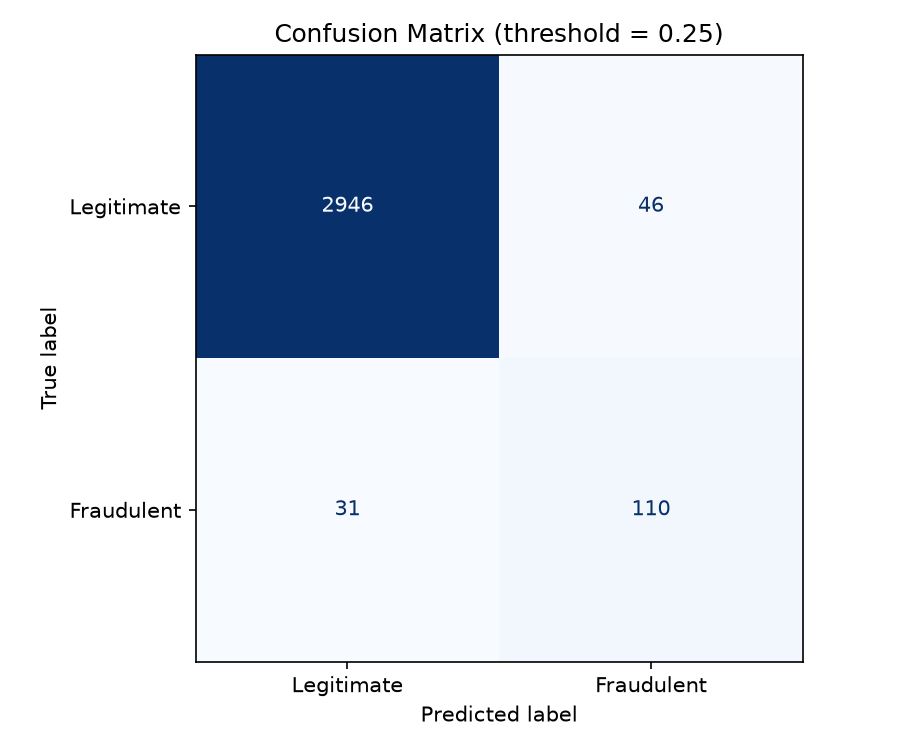

The Python source for this figure:
"""
Generate a confusion matrix for the current trained model, at whatever
threshold you're using in the app (default 0.25).

Run locally:
    pip install matplotlib seaborn
    python confusion_matrix.py
"""

import os
import numpy as np
import pandas as pd
import joblib
import matplotlib.pyplot as plt
import seaborn as sns
from scipy.sparse import hstack, csr_matrix
from sklearn.model_selection import train_test_split
from sklearn.metrics import confusion_matrix, ConfusionMatrixDisplay, precision_score, recall_score, f1_score, classification_report

# ---------- Paths resolved relative to THIS script's location ----------
SCRIPT_DIR = os.path.dirname(os.path.abspath(__file__))
MODELS_DIR = os.path.join(SCRIPT_DIR, "..", "models")          # adjust if needed
DATA_PATH = os.path.join(SCRIPT_DIR, "..", "processed_data", "preprocessed_cleaned.csv")  # adjust if needed

# ---------- Threshold to evaluate at (match your app's current setting) ----------
THRESHOLD = 0.25

# ---------- MUST exactly match train_model.py / backend.py, same order ----------
RED_FLAG_PHRASES = [
    "wire transfer", "processing fee", "no experience needed",
    "send your bank", "western union", "money gram", "registration fee",
    "starter kit", "upfront payment", "click this link", "urgent hiring",
    "work from home no interview", "guaranteed income", "easy money",
    "personal email", "whatsapp", "telegram", "social security number",
    "credit card", "gift card",
]

def red_flag_features(text: str) -> list:
    lower = text.lower()
    return [1 if phrase in lower else 0 for phrase in RED_FLAG_PHRASES]

# ---------- Load data the SAME way train_model.py did ----------
df = pd.read_csv(DATA_PATH)
X = df["combined_text"]
y = df["fraudulent"]

X_train, X_test, y_train, y_test = train_test_split(
    X, y, test_size=0.2, stratify=y, random_state=42
)

# ---------- Load saved pipeline ----------
tfidf = joblib.load(os.path.join(MODELS_DIR, "tfidf_vectorizer.joblib"))
model = joblib.load(os.path.join(MODELS_DIR, "xgb_model.joblib"))

# ---------- Build the SAME combined feature vector the model was trained on ----------
X_test_tfidf = tfidf.transform(X_test)
X_test_flags = np.array([red_flag_features(t) for t in X_test])
X_test_combined = hstack([X_test_tfidf, csr_matrix(X_test_flags)])

probs = model.predict_proba(X_test_combined)[:, 1]
preds = (probs >= THRESHOLD).astype(int)

# ---------- Confusion matrix ----------
cm = confusion_matrix(y_test, preds)
tn, fp, fn, tp = cm.ravel()

print(f"Confusion matrix at threshold {THRESHOLD}:\n")
print(f"                 Predicted Legit   Predicted Fraud")
print(f"Actual Legit          {tn:>6}            {fp:>6}")
print(f"Actual Fraud          {fn:>6}            {tp:>6}")

print(f"\nTrue Negatives  (correctly caught legit):  {tn}")
print(f"False Positives (legit flagged as fraud):  {fp}")
print(f"False Negatives (fraud missed entirely):   {fn}")
print(f"True Positives  (correctly caught fraud):  {tp}")

print(f"\nOf {tn + fp} real legitimate postings, {fp} were wrongly flagged ({fp/(tn+fp)*100:.1f}%).")
print(f"Of {fn + tp} real fraudulent postings, {fn} were missed entirely ({fn/(fn+tp)*100:.1f}%).")

# ---------- Precision, Recall, F1 (fraud class) ----------
precision = precision_score(y_test, preds, zero_division=0)
recall = recall_score(y_test, preds, zero_division=0)
f1 = f1_score(y_test, preds, zero_division=0)

print(f"\n=== Metrics at threshold {THRESHOLD} (fraud class) ===")
print(f"Precision: {precision:.3f}  (of postings flagged fraud, how many actually were)")
print(f"Recall:    {recall:.3f}  (of actual fraud postings, how many were caught)")
print(f"F1 score:  {f1:.3f}  (harmonic balance of precision and recall)")

print("\n=== Full classification report ===")
print(classification_report(y_test, preds, target_names=["Legitimate", "Fraudulent"], digits=3))

# ---------- Plot and save ----------
fig, ax = plt.subplots(figsize=(6, 5))
disp = ConfusionMatrixDisplay(confusion_matrix=cm, display_labels=["Legitimate", "Fraudulent"])
disp.plot(ax=ax, cmap="Blues", values_format="d", colorbar=False)
ax.set_title(f"Confusion Matrix (threshold = {THRESHOLD})")
plt.tight_layout()
plt.savefig(os.path.join(SCRIPT_DIR, "confusion_matrix.png"), dpi=150)
print(f"\nSaved plot to confusion_matrix.png")
plt.show()
